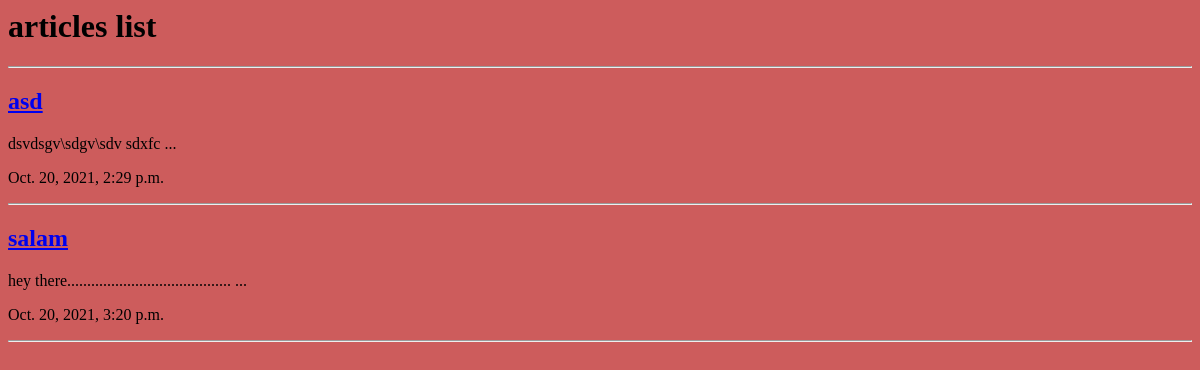
The app's page /articles/, older data.
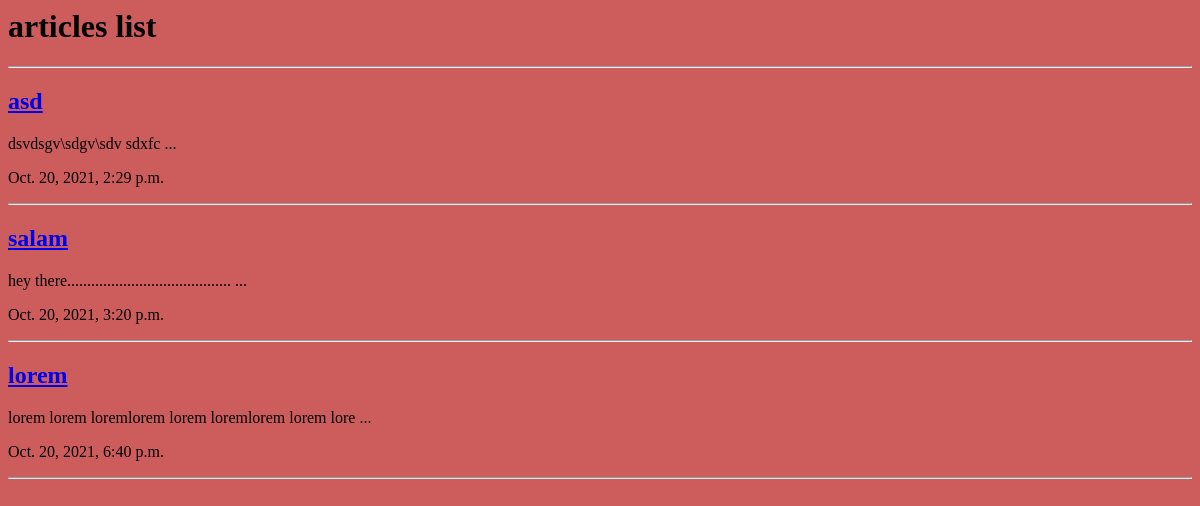
The same page, newer data.
### articles/models.py (models this page shows, shortened)
class Articles(models.Model):
	title=models.CharField(max_length=100)
	slug=models.SlugField()
	body=models.TextField()
	date=models.DateTimeField(auto_now_add=True)
	image=models.ImageField(default='default.jpg',blank=True)
	def snip(self):
	    return self.body[:50]+" ..."

### articles/views.py (the view)
# urls.py: path('', views.articles_list,name="list"),
def articles_list (request):
    articles=models.Articles.objects.all().order_by('date')
    args={'articles':articles}
    return render(request,'articles/articleslist.html',args)

### articles/templates/articles/articleslist.html (shortened to what this page needs)
{% extends 'base.html' %}
 {% block body %}
    <div class="container">
      <h1>articles list</h1>
      <hr>
      {% for  article in articles %}
      <h2><a href="{% url 'articles:detail' slug=article.slug %}">{{article.title}}</a></h2>
      <p>{{article.snip}}</p>
      <p>{{article.date}}</p>
      <hr>
      {% endfor %}
    </div>
 {% endblock %}

### templates/base.html (shortened to what this page needs)
{% load static %}
<html>
  <head>
    <link rel="stylesheet" href="  {% static 'styles.css' %}">
  </head>
  <body>
   {% block body %}
      {% endblock %}
  </body>
</html>

### assets/styles.css (style rules this page uses)
body { background-color: indianred; }

Row changes from the older to the newer data that the page shows:
added Articles: title "lorem", snip "lorem lorem loremlorem lorem loremlorem lorem lore ...", date "Oct. 20, 2021, 6:40 p.m."
